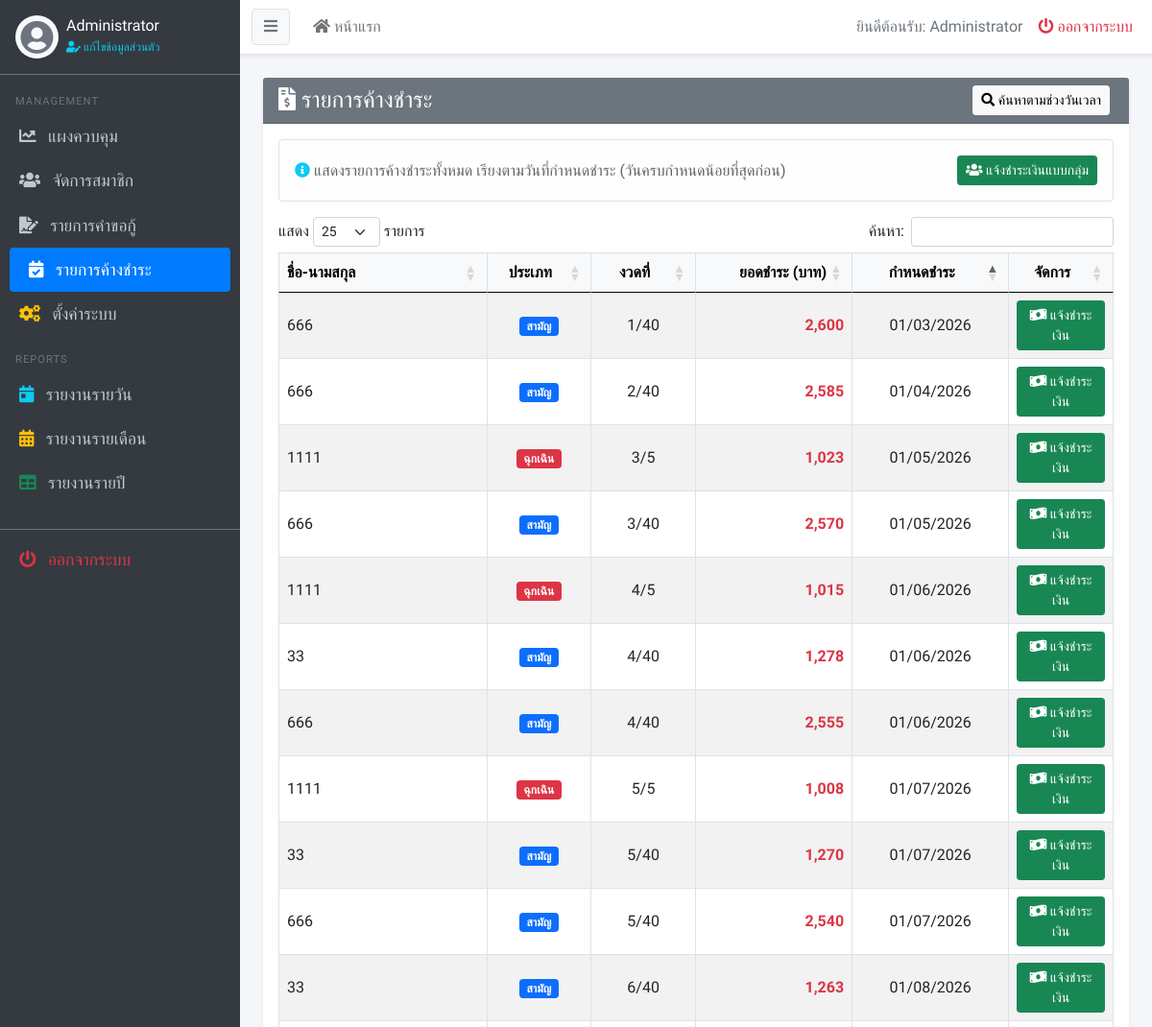
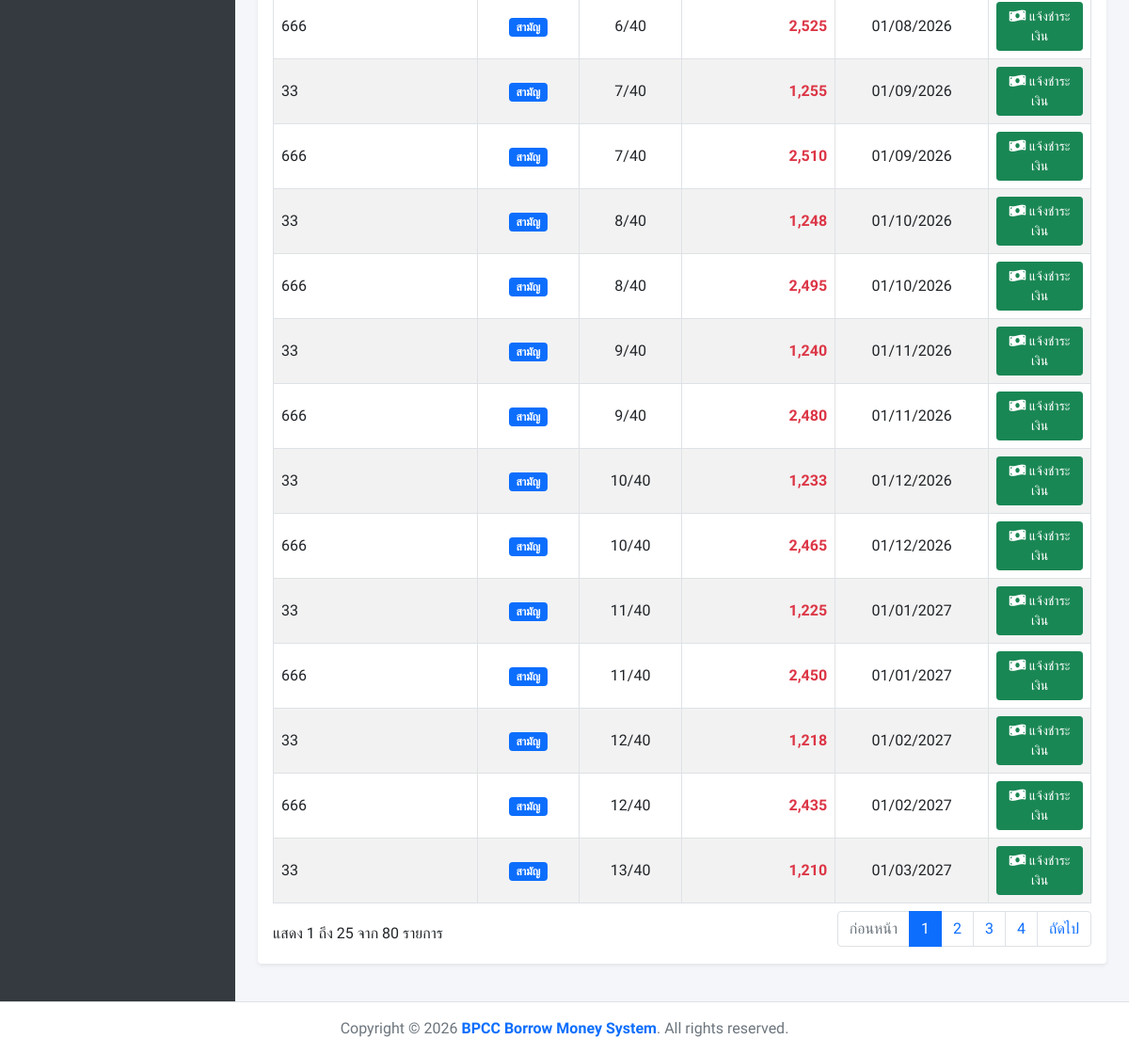
Screenshot of /admin/mustpay.php (signed in) with the database file from the repository (2 pictures, top to bottom).
### tables this page shows
CREATE TABLE `borrowing` (
  `bw_id` int(10) UNSIGNED NOT NULL,
  `mem_id` varchar(13) NOT NULL,
  `br_id` int(10) UNSIGNED NOT NULL,
  `bw_amount` int(10) UNSIGNED NOT NULL,
  `bw_round` varchar(5) NOT NULL,
  `bw_status` tinyint(1) UNSIGNED NOT NULL COMMENT '0=ยังไม่จ่าย, 1=จ่ายแล้ว',
  `bw_date_pay` date NOT NULL
);

CREATE TABLE `member` (
  `mem_id` varchar(13) NOT NULL,
  `mem_name` varchar(80) NOT NULL,
  `mem_address` text NOT NULL,
  `mem_phone` varchar(10) NOT NULL,
  `mem_status` int(1) UNSIGNED NOT NULL COMMENT '0=แอดมิน, 1=พนักงานคีย์ข้อมูล, 2=ครู, 3=เจ้าหน้าที่',
  `mem_username` varchar(20) NOT NULL,
  `mem_password` varchar(255) NOT NULL,
  `mem_amount_stock` int(10) UNSIGNED NOT NULL COMMENT 'จำนวนเงินหุ้น',
  `mem_stock_savings` int(10) UNSIGNED NOT NULL DEFAULT 0 COMMENT 'เงินออมหุ้น (บาท/เดือน)',
  `mem_common_credit` int(10) UNSIGNED NOT NULL,
  `mem_emergency_credit` int(10) UNSIGNED NOT NULL,
  `mem_register_date` datetime NOT NULL
);

### admin/mustpay.php (the view, shortened to what this page needs)
<?php
include('../includes/header.php');
$dateText = "";
$search_msg = "";
if (!empty($_POST['date_s']) && !empty($_POST['date_e'])) {
    $date_s = mysqli_real_escape_string($condb, $_POST['date_s']);
    $date_e = mysqli_real_escape_string($condb, $_POST['date_e']);
    $dateText = "AND borrowing.bw_date_pay BETWEEN '$date_s' AND '$date_e'";
    $search_msg = "ผลการค้นหาช่วงวันที่: " . date('d/m/Y', strtotime($date_s)) . " ถึง " . date('d/m/Y', strtotime($date_e));
} else {
    $dateText = "";
    $search_msg = "แสดงรายการค้างชำระทั้งหมด เรียงตามวันที่กำหนดชำระ (วันครบกำหนดน้อยที่สุดก่อน)";
}
$query = "SELECT borrowing.*, member.mem_name, borrow_request.br_type
          FROM borrowing
          INNER JOIN member ON borrowing.mem_id = member.mem_id
          INNER JOIN borrow_request ON borrowing.br_id = borrow_request.br_id
          WHERE borrowing.bw_status = 0 $dateText
          ORDER BY borrowing.bw_date_pay ASC, borrowing.br_id ASC, borrowing.bw_round ASC";
$result = mysqli_query($condb, $query) or die("Error : ".mysqli_error($condb));
$rowcount = mysqli_num_rows($result);
?>
<section class="content">
    <div class="container-fluid">
        <div class="card shadow-sm border-0">
            <div class="card-header bg-secondary text-white d-flex justify-content-between align-items-center">
                <h4 class="card-title m-0"><i class="fas fa-file-invoice-dollar"></i> รายการค้างชำระ</h4>
                <div>
                    <button type="button" class="btn btn-light btn-sm me-1" data-bs-toggle="modal" data-bs-target="#searchModal">
                        <i class="fa fa-search"></i> ค้นหาตามช่วงวันเวลา
                    </button>
                    </div>
            </div>
            <div class="card-body">
                <div class="alert alert-light border mb-3 d-flex flex-wrap align-items-center justify-content-between gap-2">
                    <span>
                        <i class="fas fa-info-circle text-info"></i> <?php echo $search_msg; ?>
                    </span>
                    <button type="button" class="btn btn-success btn-sm" data-bs-toggle="modal" data-bs-target="#groupPayModal">
                        <i class="fas fa-users"></i> แจ้งชำระเงินแบบกลุ่ม
                    </button>
                </div>
                <div class="table-responsive">
                    <table class="table table-bordered table-hover table-striped align-middle" id="tableSearch">
                        <thead class="table-light">
                            <tr>
                                <th width="20%">ชื่อ-นามสกุล</th>
                                <th width="10%" class="text-center">ประเภท</th>
                                <th width="10%" class="text-center">งวดที่</th>
                                <th width="15%" class="text-end">ยอดชำระ (บาท)</th>
                                <th width="15%" class="text-center">กำหนดชำระ</th>
                                <th width="10%" class="text-center">จัดการ</th>
                            </tr>
                        </thead>
                        <tbody>
                            <?php if($rowcount > 0) {
                                foreach($result as $value){
                                    $borrowType = ($value['br_type'] == 1) ? '<span class="badge bg-primary">สามัญ</span>' : '<span class="badge bg-danger">ฉุกเฉิน</span>';
                            ?>
                                <tr>
                                    <td><?php echo htmlspecialchars($value['mem_name']); ?></td>
                                    <td class="text-center"><?php echo $borrowType; ?></td>
                                    <td class="text-center"><?php echo $value['bw_round']; ?></td>
                                    <td class="text-end fw-bold text-danger"><?php echo number_format($value['bw_amount']); ?></td>
                                    <td class="text-center" data-order="<?php echo htmlspecialchars($value['bw_date_pay']); ?>"><?php echo date('d/m/Y', strtotime($value['bw_date_pay'])); ?></td>
                                    <td class="text-center">
                                        <a href="payment.php?br_id=<?php echo htmlspecialchars($value['br_id']); ?>&bw_id=<?php echo htmlspecialchars($value['bw_id']); ?>" class="btn btn-success btn-sm">
                                            <i class="fas fa-money-bill-wave"></i> แจ้งชำระเงิน
                                        </a>
                                    </td>
                                </tr>
                            <?php } } ?>
                        </tbody>
                    </table>
                </div>
            </div>
        </div>
    </div>
</section>
<?php include('../includes/footer.php'); ?>

### assets/css/custom.css (style rules this page uses)
body { font-family: 'Kanit', sans-serif; background-color: #f4f6f9; overflow-x: hidden; }
.card { box-shadow: 0 0 1px rgba(0,0,0,.125), 0 1px 3px rgba(0,0,0,.2); border: 0; margin-bottom: 1rem; }
.card-header { background-color: transparent; border-bottom: 1px solid rgba(0,0,0,.125); }

### rows the page displays
borrowing: mem.mem_name "666", shows "สามัญ", bw_round "1/40", bw_amount "2,600", bw_date_pay "01/03/2026"
borrowing: mem.mem_name "666", shows "สามัญ", bw_round "2/40", bw_amount "2,585", bw_date_pay "01/04/2026"
borrowing: mem.mem_name "1111", shows "ฉุกเฉิน", bw_round "3/5", bw_amount "1,023", bw_date_pay "01/05/2026"
borrowing: mem.mem_name "666", shows "สามัญ", bw_round "3/40", bw_amount "2,570", bw_date_pay "01/05/2026"
borrowing: mem.mem_name "1111", shows "ฉุกเฉิน", bw_round "4/5", bw_amount "1,015", bw_date_pay "01/06/2026"
borrowing: mem.mem_name "33", shows "สามัญ", bw_round "4/40", bw_amount "1,278", bw_date_pay "01/06/2026"
borrowing: mem.mem_name "666", shows "สามัญ", bw_round "4/40", bw_amount "2,555", bw_date_pay "01/06/2026"
borrowing: mem.mem_name "1111", shows "ฉุกเฉิน", bw_round "5/5", bw_amount "1,008", bw_date_pay "01/07/2026"
borrowing: mem.mem_name "33", shows "สามัญ", bw_round "5/40", bw_amount "1,270", bw_date_pay "01/07/2026"
borrowing: mem.mem_name "666", shows "สามัญ", bw_round "5/40", bw_amount "2,540", bw_date_pay "01/07/2026"
borrowing: mem.mem_name "33", shows "สามัญ", bw_round "6/40", bw_amount "1,263", bw_date_pay "01/08/2026"
borrowing: mem.mem_name "666", shows "สามัญ", bw_round "6/40", bw_amount "2,525", bw_date_pay "01/08/2026"
borrowing: mem.mem_name "33", shows "สามัญ", bw_round "7/40", bw_amount "1,255", bw_date_pay "01/09/2026"
borrowing: mem.mem_name "666", shows "สามัญ", bw_round "7/40", bw_amount "2,510", bw_date_pay "01/09/2026"
borrowing: mem.mem_name "33", shows "สามัญ", bw_round "8/40", bw_amount "1,248", bw_date_pay "01/10/2026"
borrowing: mem.mem_name "666", shows "สามัญ", bw_round "8/40", bw_amount "2,495", bw_date_pay "01/10/2026"
borrowing: mem.mem_name "33", shows "สามัญ", bw_round "9/40", bw_amount "1,240", bw_date_pay "01/11/2026"
borrowing: mem.mem_name "666", shows "สามัญ", bw_round "9/40", bw_amount "2,480", bw_date_pay "01/11/2026"
borrowing: mem.mem_name "33", shows "สามัญ", bw_round "10/40", bw_amount "1,233", bw_date_pay "01/12/2026"
borrowing: mem.mem_name "666", shows "สามัญ", bw_round "10/40", bw_amount "2,465", bw_date_pay "01/12/2026"
borrowing: mem.mem_name "33", shows "สามัญ", bw_round "11/40", bw_amount "1,225", bw_date_pay "01/01/2027"
borrowing: mem.mem_name "666", shows "สามัญ", bw_round "11/40", bw_amount "2,450", bw_date_pay "01/01/2027"
borrowing: mem.mem_name "33", shows "สามัญ", bw_round "12/40", bw_amount "1,218", bw_date_pay "01/02/2027"
borrowing: mem.mem_name "666", shows "สามัญ", bw_round "12/40", bw_amount "2,435", bw_date_pay "01/02/2027"
borrowing: mem.mem_name "33", shows "สามัญ", bw_round "13/40", bw_amount "1,210", bw_date_pay "01/03/2027"

### other values shown
$_SESSION['mem_name'] "Administrator"
$search_msg "แสดงรายการค้างชำระทั้งหมด เรียงตามวันที่กำหนดชำระ (วันครบกำหนดน้อยที่สุดก่อน)"
